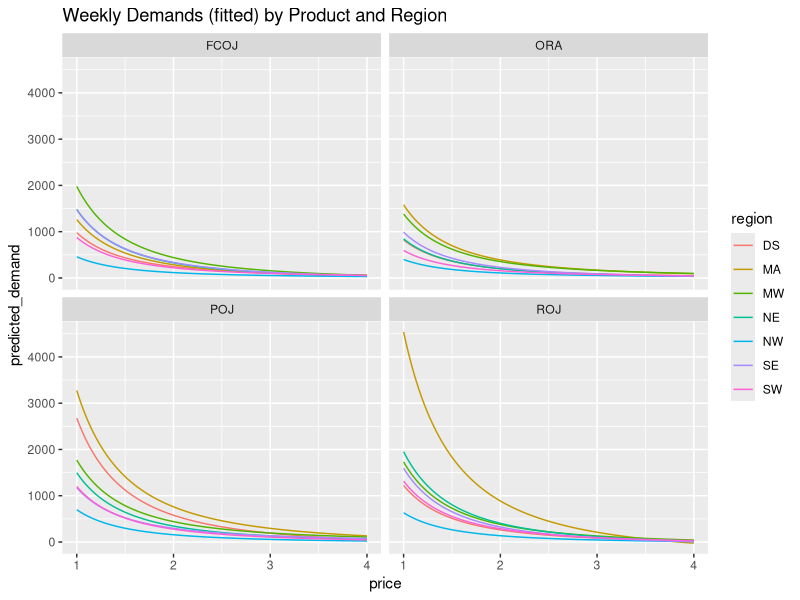
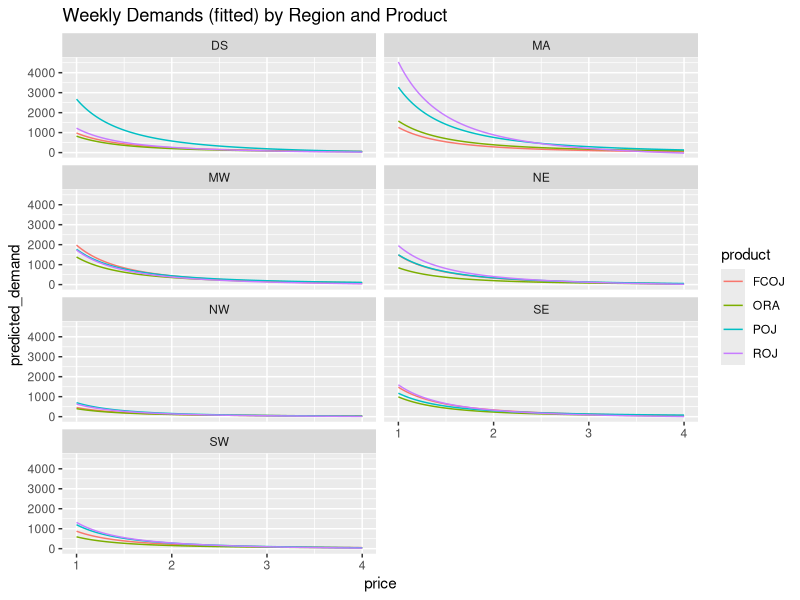
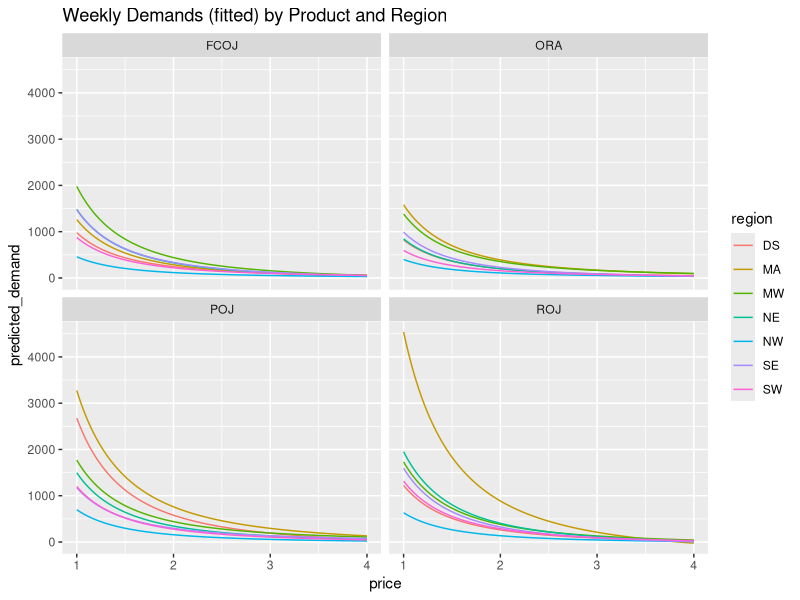
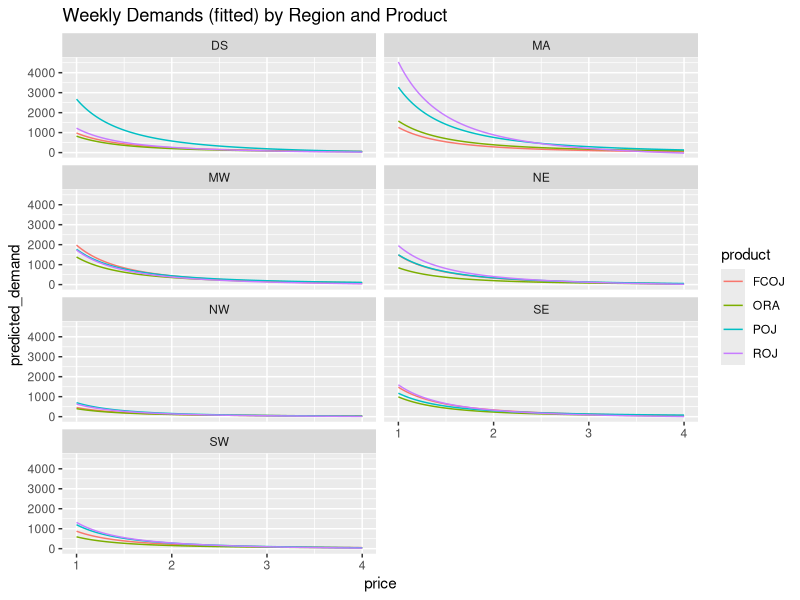

Source code (R) for these figures, in order:
library(ggplot2)

demands.df <- read.csv('demand_fit_coefs.csv',
    stringsAsFactors = FALSE)
p.vec <- seq(1, 4, by=0.01)

demand.curves.df <- data.frame(
    matrix(NA, length(p.vec) * nrow(demands.df), 4))
colnames(demand.curves.df) <- c('region', 'product', 'price',
                                'predicted_demand')

x <- 1
for (i in 1:nrow(demands.df)) {
    vals <- demands.df[i, ]
    for (p in p.vec) {
        demand <- vals[2] / (p ^ 2) + vals[1]
        demand.curves.df[x, ] <- c(vals[3], vals[4], p, demand)
        x <- x + 1
    }
}

demand.curves.df$region <- factor(demand.curves.df$region)
demand.curves.df$product <- factor(demand.curves.df$product)

ggplot(demand.curves.df, aes(x=price, y=predicted_demand)) +
    geom_line(aes(colour=region)) + facet_wrap(~ product, ncol=2) +
    ggtitle('Weekly Demands (fitted) by Product and Region')
ggsave('fitted_weekly_demands_p_r.png', width=10, height=6)

ggplot(demand.curves.df, aes(x=price, y=predicted_demand)) +
    geom_line(aes(colour=product)) + facet_wrap(~ region, ncol=2) +
    ggtitle('Weekly Demands (fitted) by Region and Product')
ggsave('fitted_weekly_demands_r_p.png', width=10, height=6)